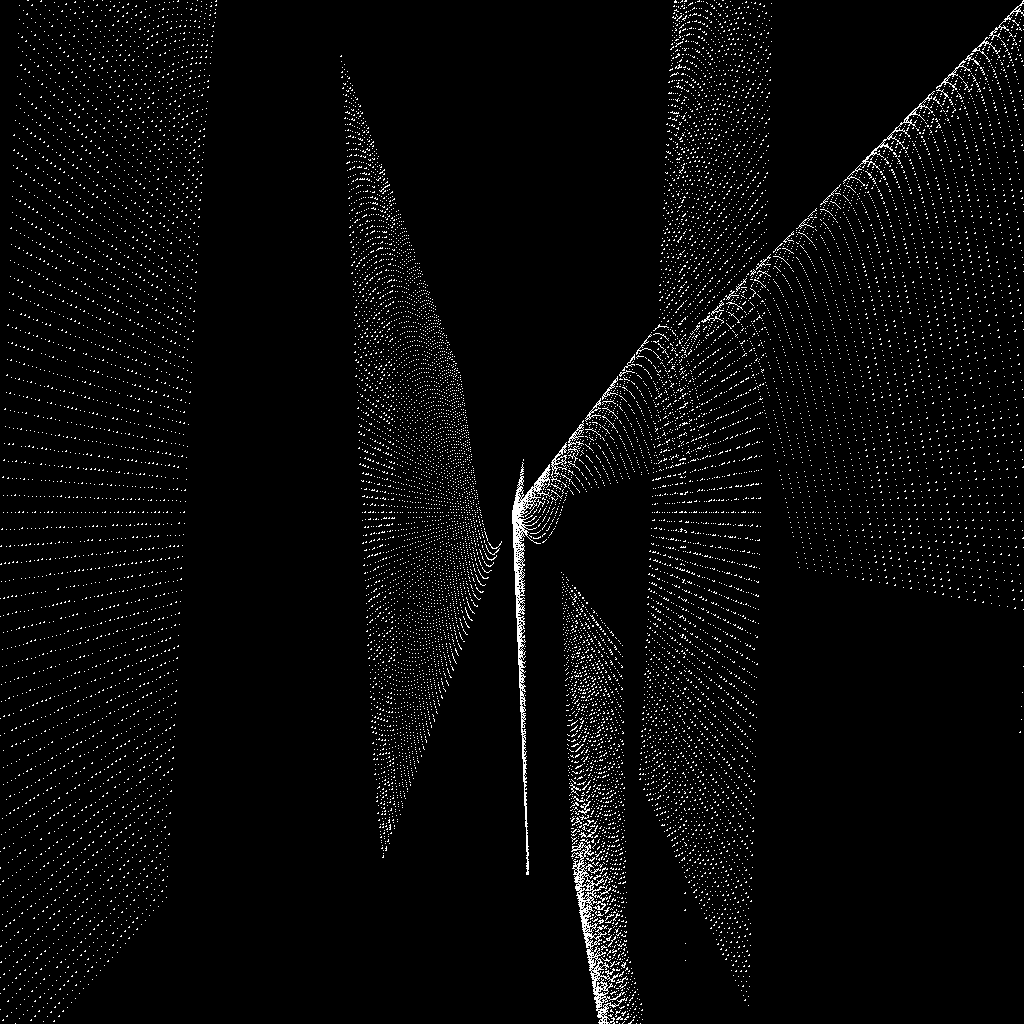
Frame 1 (no input)
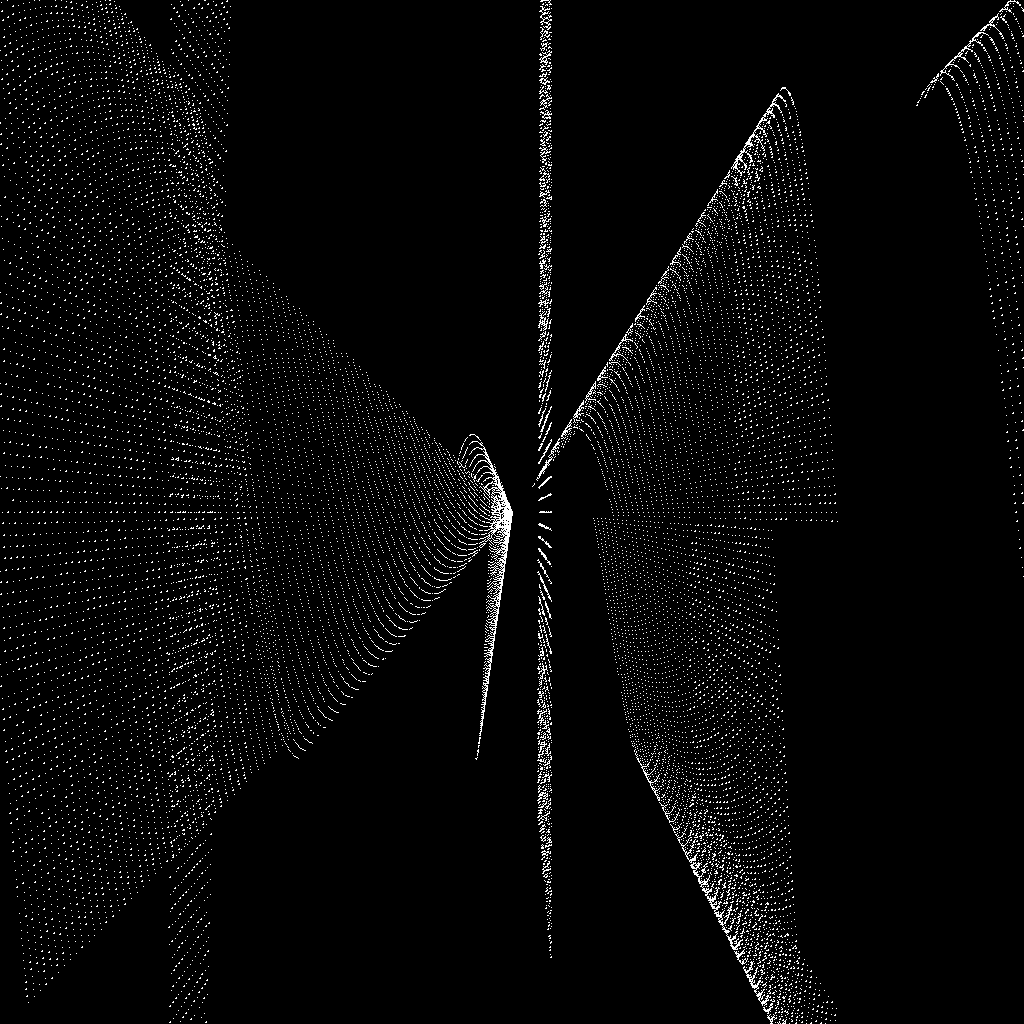
Frame 60 (the mouse pressed at the canvas centre just before this capture)
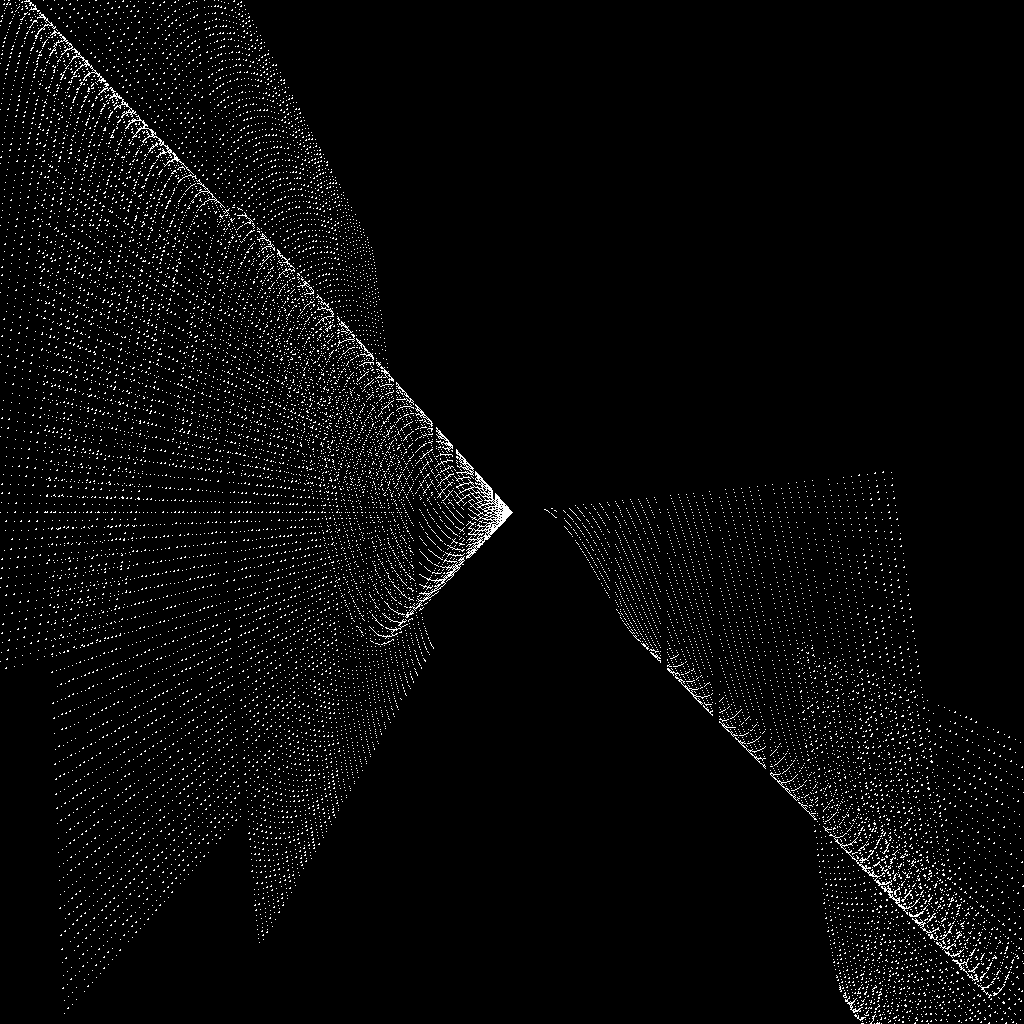
Frame 120 (the mouse held since frame 60 and released just before this capture)

The Processing sketch that drew these frames (run headless with seeded random() and noise(); from frame 60 on, the mouse is pressed at the canvas centre):

// Processing sketch: sketch_220308f
// ── sketch_220308f.pde
int pressed = 0 ;

void setup() {
  size(1024,1024) ;
  //fullScreen();
  noSmooth();
  background(0);
  stroke(255);
}                                                                 

void draw() {
  background(0);
  
  int f = frameCount%width;
  
  translate(width/2,height/2);
  
  for( int n = 0 ; n < width ; n++) {
    for( int i = 0 ; i < 360 ; i+= 8 ) {      
      float xx = sin(radians(f+noise(n+i+(i+n^127))*1000))*n;
      float yy = cos(radians(i+n+f+f))*n;
      //stroke(map(i,0,300,0,255));
      if (n>350) { 
        strokeWeight(random(0.1,3));
      } else {
        strokeWeight(random(0.1,1));
      }
      point(xx,yy);
    } 
  }
  
}

void keyPressed() {
  if (key == 'a') {
    pressed += 1 ;
  }
}
